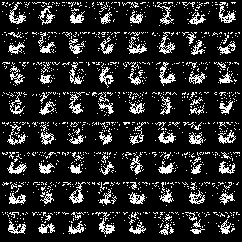
#> input picture results/task1/samples_epoch000.png, 242 x 242 px
$ python rebuild_progress.py
#> lines starting #> are read from the running program, lines starting #| are printed output that depends on the picture; after the words box and inside, x2 and y2 are one past the last pixel; in counts of white or black regions, pixels touching at a corner belong together
"""Rebuild the "training progress" showcase grid (5 rows x 4 columns) from the
per-stage sample grids that the training scripts wrote.

The assignment asks for a generation-progress figure in which *each row is one
training stage*; the canonical layout is 5 stages x 4 samples.  The per-stage
files (``samples_epochXXX.png``) are 8x8 grids written by ``torchvision.utils.
save_image`` with ``nrow=8`` and ``padding=2``, so a cell of 28x28 pixels starts
at ``(2 + i*30, 2 + j*30)``.  This script crops the first ``cols`` cells of the
first row of every stage and assembles them into one 5x4 figure.

Usage:  python src/rebuild_progress.py results/task2
"""
from __future__ import annotations

import glob
import os
import sys

import numpy as np
from PIL import Image

CELL = 28
PAD = 2
STRIDE = CELL + PAD


def rebuild(folder: str, cols: int = 4, rows: int = 5) -> str:
#> called with folder = 'results/task1', cols = 4, rows = 5
    files = sorted(glob.glob(os.path.join(folder, "samples_epoch*.png")))
    if not files:
        raise SystemExit(f"no sample grids found in {folder}")
    if len(files) > rows:
        # pick `rows` stages evenly spaced over the whole run, always including
        # the first and the last one
        idx = [round(i * (len(files) - 1) / (rows - 1)) for i in range(rows)]
        stages = [files[i] for i in sorted(set(idx))]
    else:
        stages = files

    first = np.array(Image.open(stages[0]).convert("L"))
#> first: shape (242, 242); 15.7% white in thin lines or dots
    H, W = first.shape
#> H = 242; W = 242
    # sanity: the grid must be an 8-column layout
    assert (W - PAD) % STRIDE == 0, f"unexpected grid width {W}"

    out = np.zeros((rows * STRIDE + PAD, cols * STRIDE + PAD), dtype=np.uint8)
    for r, f in enumerate(stages):
        img = np.array(Image.open(f).convert("L"))
        for c in range(cols):
            y0 = PAD + r * STRIDE
            x0 = PAD + c * STRIDE
            out[y0:y0 + CELL, x0:x0 + CELL] = img[PAD:PAD + CELL, PAD:PAD + CELL]
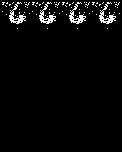
#> out: shape (152, 122); 3.5% white in thin lines or dots, all inside (x1, y1, x2, y2) = (2, 2, 120, 29)
    # the source grids were 8 wide -> we cropped only the first 4 columns
    dst = os.path.join(folder, "training_progress.png")
    Image.fromarray(out, mode="L").convert("RGB").save(dst)
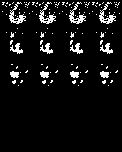
#> saved as training_progress.png: PIL image 122x152 RGB; 7.2% white in thin lines or dots, all inside (x1, y1, x2, y2) = (2, 2, 120, 86)
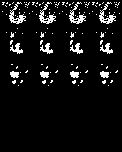
#> out: shape (152, 122); 7.2% white in thin lines or dots, all inside (x1, y1, x2, y2) = (2, 2, 120, 86)
    print(f"[progress] {dst}  ({len(stages)} stages x {cols} samples)")
#| [progress] results/task1/training_progress.png  (3 stages x 4 samples)
    return dst


if __name__ == "__main__":
    folders = sys.argv[1:] or ["results/task1", "results/task2", "results/task3_dcgan"]
    for f in folders:
        if os.path.isdir(f):
            try:
                rebuild(f)
            except SystemExit as e:
                print(f"[progress] skip {f}: {e}")
